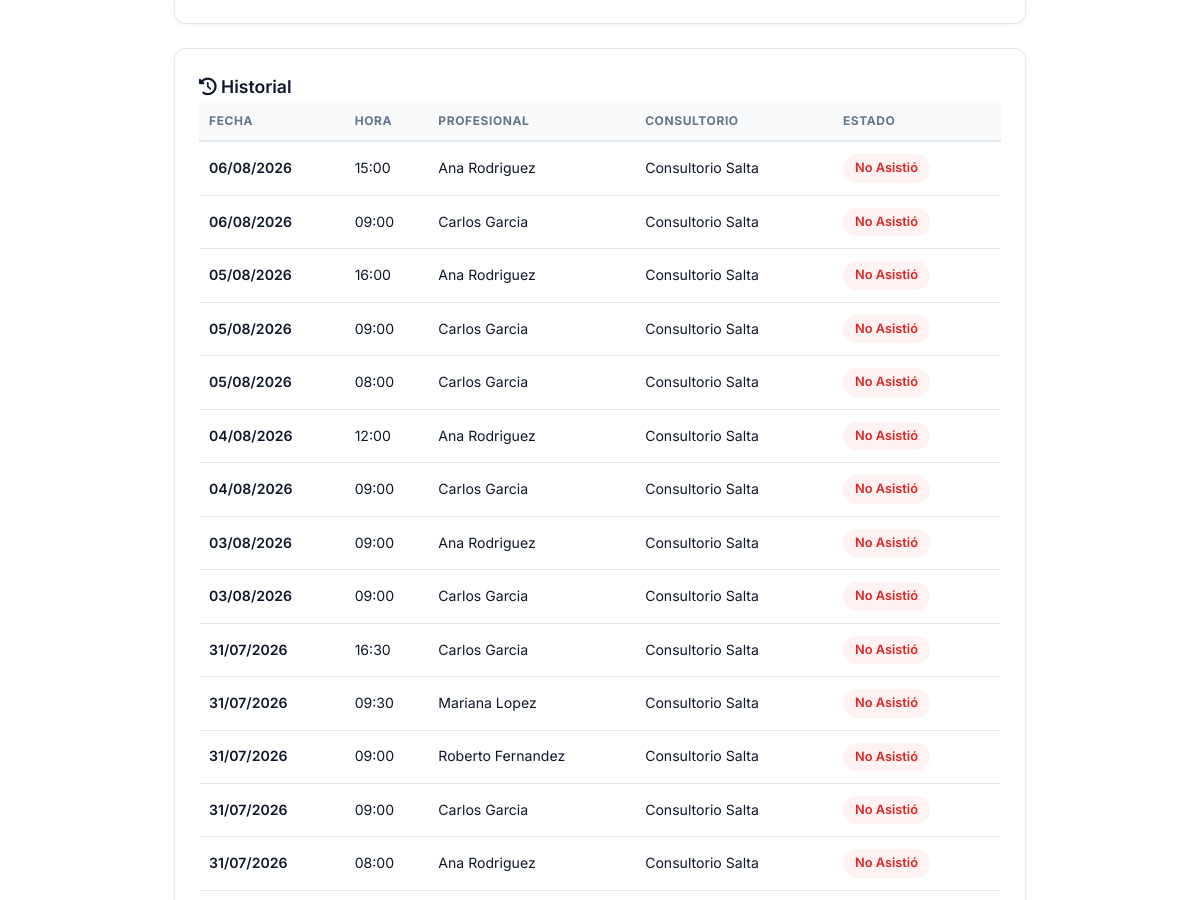
The app's page /paciente/mis-turnos/ (signed in, middle part), older data.
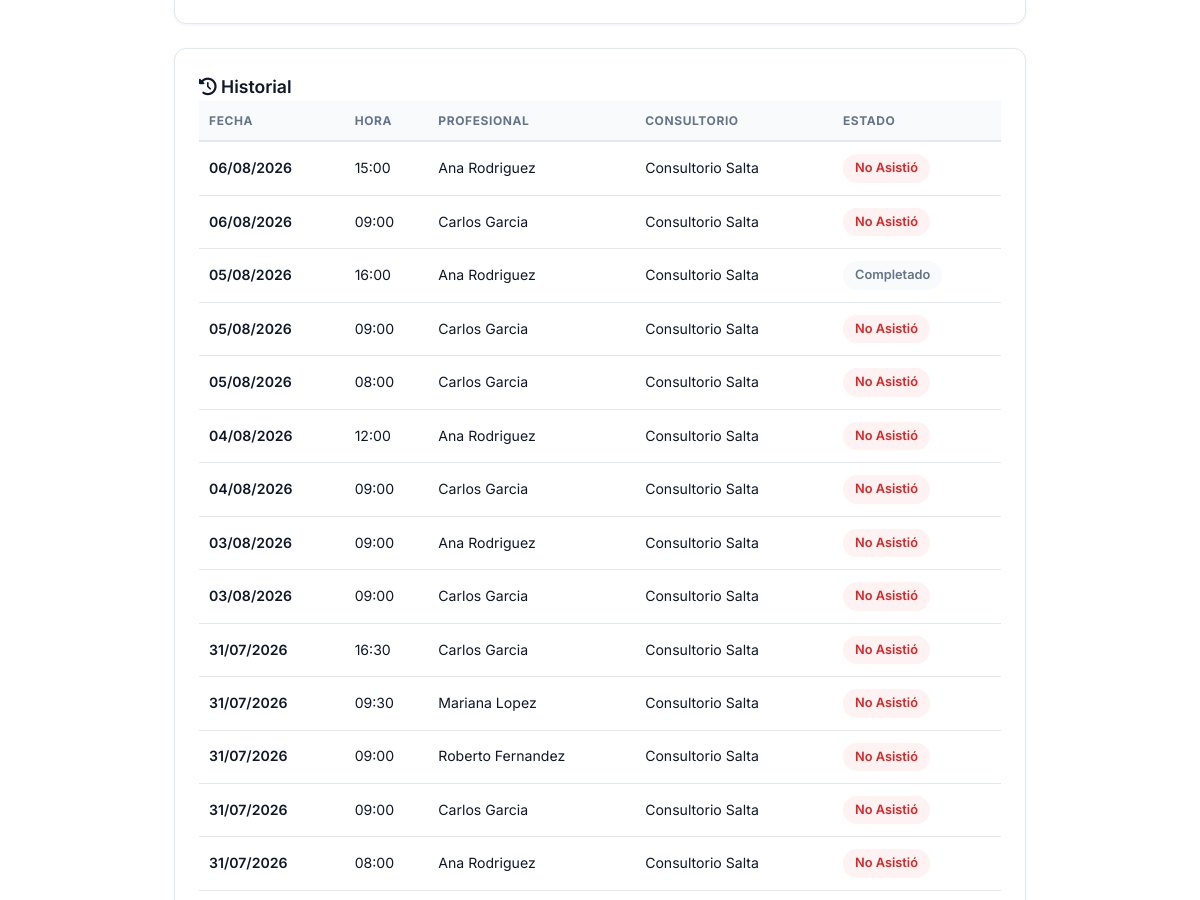
The same page, newer data.
### turnos_profesionales/models.py (models this page shows, shortened)
class TurnoProfesional(ModeloBase):
    ESTADOS = [
        ('pendiente', 'Pendiente'),
        ('confirmado', 'Confirmado'),
        ('cancelado', 'Cancelado'),
        ('no_asistio', 'No Asistió'),
        ('completado', 'Completado'),
        ('en_sala', 'En Sala de Espera'),
    ]
    profesional = models.ForeignKey(
        'profesionales.Profesional',
        on_delete=models.CASCADE,
        verbose_name='Profesional'
    )
    paciente = models.ForeignKey(
        'pacientes.Paciente',
        on_delete=models.CASCADE,
        verbose_name='Paciente'
    )
    fecha = models.DateField(verbose_name='Fecha')
    hora_inicio = models.TimeField(verbose_name='Hora de Inicio')
    hora_fin = models.TimeField(verbose_name='Hora de Fin')
    estado = models.CharField(
        max_length=20,
        choices=ESTADOS,
        default='pendiente',
        verbose_name='Estado'
    )
    archivo = models.FileField(
    upload_to='turnos/archivos/',
    null=True,
    blank=True,
    verbose_name='Archivo adjunto'
)
    tipo_consulta = models.CharField(
        max_length=100,
        blank=True,
        verbose_name='Tipo de Consulta'
    )
    notas_internas = models.TextField(
        blank=True,
        verbose_name='Notas Internas'
    )
    obra_social = models.ForeignKey(
        'obras_sociales.ObraSocial',
        on_delete=models.SET_NULL,
        null=True,
        blank=True,
        verbose_name='Obra Social'
    )
    requiere_autorizacion = models.BooleanField(
        default=False,
        verbose_name='Requiere Autorización'
    )
    enviar_recordatorio = models.BooleanField(
        default=True,
        verbose_name='Enviar Recordatorio'
    )
    establecimiento = models.ForeignKey(
    'establecimientos.Establecimiento',
    on_delete=models.SET_NULL,
    null=True,
    blank=True,
    verbose_name='Consultorio'
)
    es_sobreturno = models.BooleanField(
    default=False,
    verbose_name='Sobreturno'
)
    monto_total = models.DecimalField(max_digits=10, decimal_places=2, null=True, blank=True, verbose_name='Monto Total')
    monto_os = models.DecimalField(max_digits=10, decimal_places=2, null=True, blank=True, verbose_name='Cubre OS')
    monto_coseguro = models.DecimalField(
        max_digits=10,
        decimal_places=2,
        null=True,
        blank=True,
        verbose_name='Coseguro cobrado'
    )
    os_cobrado = models.BooleanField(default=False, verbose_name='¿Cobrado a la OS?')
    fecha_cobro_os = models.DateField(null=True, blank=True, verbose_name='Fecha de cobro a OS')
    no_asistio_automatico = models.BooleanField(default=False, verbose_name="No asistió por sistema")
    sesion_descontada = models.BooleanField(default=False, verbose_name="Sesión descontada")
    google_event_id = models.CharField(max_length=200, blank=True, null=True, verbose_name='ID Evento Google')
    class Meta:
        verbose_name = 'Turno Profesional'
        verbose_name_plural = 'Turnos Profesionales'
        ordering = ['fecha', 'hora_inicio']
    def save(self, *args, **kwargs):
        if not self.es_sobreturno and self.fecha and self.hora_inicio and self.hora_fin:
            agenda = Agenda.objects.filter(
                profesional=self.profesional,
                activo=True,
                fecha_inicio__lte=self.fecha,
            ).filter(
                Q(fecha_fin__isnull=True) | Q(fecha_fin__gte=self.fecha)
            ).first()
            if not agenda:
                self.es_sobreturno = True
            else:
                horario = HorarioAtencion.objects.filter(
                    agenda=agenda,
                    dia=self.fecha.weekday()
                ).first()
                if not horario:
                    self.es_sobreturno = True
                else:
                    duracion = horario.duracion_turno
                    hora_actual = horario.hora_inicio
                    coincide = False
                    while hora_actual < horario.hora_fin:
                        hora_fin_slot = (datetime.combine(self.fecha, hora_actual) + timedelta(minutes=duracion)).time()
                        if self.hora_inicio == hora_actual and self.hora_fin == hora_fin_slot:
                            coincide = True
                            break
                        hora_actual = hora_fin_slot
                    if not coincide:
                        self.es_sobreturno = True
        super().save(*args, **kwargs)

### profesionales/models.py (models this page shows, shortened)
class Profesional(Persona):
    ESPECIALIDADES = [
        ('odontologia', 'Odontología'),
        ('kinesiologia', 'Kinesiología'),
        ('psicologia', 'Psicología'),
        ('nutricion', 'Nutrición'),
        ('cardiologia', 'Cardiología'),
        ('medicina_general', 'Medicina General'),
        ('dermatologia', 'Dermatología'),
        ('estetica', 'Estética'),
        ('pediatria', 'Pediatría'),
        ('traumatologia', 'Traumatología'),
        ('veterinaria', 'Veterinaria'),
        ('fonoaudiologia', 'Fonoaudiologia'),
        ('laboratorio', 'Laboratorio'),
        ('otro', 'Otro'),
    ]
    usuario = models.OneToOneField(
        'usuarios.Usuario',
        on_delete=models.CASCADE,
        verbose_name='Usuario'
    )
    especialidad = models.CharField(
        max_length=50,
        choices=ESPECIALIDADES,
        verbose_name='Especialidad'
    )
    matricula = models.CharField(
        max_length=50,
        blank=True,
        verbose_name='Matrícula Profesional'
    )
    color_calendario = models.CharField(
        max_length=7,
        default='#4A90D9',
        verbose_name='Color en Calendario'
    )
    acepta_obra_social = models.BooleanField(
        default=False,
        verbose_name='Acepta Obra Social'
    )
    descripcion = models.TextField(
        blank=True,
        verbose_name='Descripción Profesional'
    )
    foto = models.ImageField(
    upload_to='profesionales/',
    blank=True,
    null=True,
    verbose_name='Foto de Perfil'
    )
    establecimientos = models.ManyToManyField(
    'establecimientos.Establecimiento',
    blank=True,
    related_name='profesionales',
    verbose_name='Consultorios donde atiende'
    )
    frase_destacada = models.CharField(max_length=200, blank=True, verbose_name='Frase destacada')
    precio_particular = models.DecimalField(max_digits=10, decimal_places=2, null=True, blank=True, verbose_name='Precio consulta particular')
    obras_sociales_texto = models.TextField(blank=True, verbose_name='Obras sociales (texto libre)')
    servicios_texto = models.TextField(blank=True, verbose_name='Servicios / Especializaciones')
    servicios_destacados = models.TextField(blank=True, verbose_name='Servicios destacados')
    especializaciones = models.TextField(blank=True, verbose_name='Especializaciones')
    atiende_por_orden = models.BooleanField(
    default=False,
    verbose_name='Atiende por orden de llegada'
)
    obras_sociales = models.ManyToManyField(
        'obras_sociales.ObraSocial',
        blank=True,
        related_name='profesionales',
        verbose_name='Obras Sociales'
    )
    planes = models.ManyToManyField(
        'obras_sociales.Plan',
        blank=True,
        verbose_name='Planes'
    )
    class Meta:
        verbose_name = 'Profesional'
        verbose_name_plural = 'Profesionales'
        ordering = ['apellido', 'nombre']

### establecimientos/models.py (models this page shows, shortened)
class Establecimiento(ModeloBase):
    nombre = models.CharField(max_length=200, verbose_name='Nombre')
    direccion = models.CharField(max_length=200, verbose_name='Dirección')
    telefono = models.CharField(max_length=20, verbose_name='Teléfono')
    email = models.EmailField(verbose_name='Email')
    cuit = models.CharField(max_length=13, verbose_name='CUIT')
    logo = models.ImageField(upload_to='logos/', blank=True, verbose_name='Logo')
    class Meta:
        verbose_name = 'Establecimiento'
        verbose_name_plural = 'Establecimientos'

### pacientes/views_portal.py (the view)
@login_required
def mis_turnos(request):
    if request.user.rol != 'paciente':
        return redirect('home')
    paciente = get_object_or_404(Paciente, usuario=request.user)
    hoy = date.today()
    ahora = datetime.now()
    cliente_slug = request.session.get('cliente_slug')
    cliente = None
    if cliente_slug:
        try:
            cliente = ClienteSaaS.objects.get(slug=cliente_slug, activo=True)
        except ClienteSaaS.DoesNotExist:
            pass
    turnos_qs = TurnoProfesional.objects.filter(paciente=paciente)
    if cliente:
        if cliente.tipo == 'consultorio':
            turnos_qs = turnos_qs.filter(establecimiento=cliente.establecimiento)
        else:
            turnos_qs = turnos_qs.filter(profesional=cliente.profesional)
    turnos_pendientes_pasados = turnos_qs.filter(
        estado='pendiente',
        fecha__lt=hoy
    )
    for turno in turnos_pendientes_pasados:
        turno.estado = 'no_asistio'
        turno.no_asistio_automatico = True
        if not turno.sesion_descontada:
            os_paciente = PacienteObraSocial.objects.filter(
                paciente=turno.paciente,
                activa=True,
                profesional=turno.profesional,
                sesiones_restantes__gt=0,
            ).first()
            if os_paciente:
                os_paciente.sesiones_restantes -= 1
                os_paciente.save()
                turno.sesion_descontada = True
        turno.save()
    turnos_confirmados_pasados = turnos_qs.filter(
        estado='confirmado',
        fecha__lt=hoy
    )
    turnos_confirmados_hoy = turnos_qs.filter(
        estado='confirmado',
        fecha=hoy,
        hora_inicio__lt=ahora.time()
    )
    turnos_a_completar = turnos_confirmados_pasados | turnos_confirmados_hoy
    for turno in turnos_a_completar:
        turno.estado = 'completado'
        if not turno.sesion_descontada:
            os_paciente = PacienteObraSocial.objects.filter(
                paciente=turno.paciente,
                activa=True,
                profesional=turno.profesional,
                sesiones_restantes__gt=0,
            ).first()
            if os_paciente:
                os_paciente.sesiones_restantes -= 1
                os_paciente.save()
                turno.sesion_descontada = True
        turno.save()
    turnos_qs = TurnoProfesional.objects.filter(paciente=paciente)
    if cliente:
        if cliente.tipo == 'consultorio':
            turnos_qs = turnos_qs.filter(establecimiento=cliente.establecimiento)
        else:
            turnos_qs = turnos_qs.filter(profesional=cliente.profesional)
    proximos = turnos_qs.filter(fecha__gte=hoy).order_by('fecha', 'hora_inicio')
    pasados = turnos_qs.filter(fecha__lt=hoy).order_by('-fecha', '-hora_inicio')
    return render(request, 'pacientes/portal/mis_turnos.html', {
        'paciente': paciente,
        'proximos': proximos,
        'pasados': pasados,
        'hoy': hoy,
    })

### core_app/models.py (called while the page is built)
    @property
    def nombre_completo(self):
        return f"{self.nombre} {self.apellido}"

### pacientes/templates/pacientes/portal/mis_turnos.html (shortened to what this page needs)
{% extends 'core_app/base.html' %}
{% load static %}
{% block extra_css %}
    <link rel="stylesheet" href="{% static 'css/pages/portal_paciente.css' %}">
{% endblock %}
{% block content %}
<div class="portal-paciente-page">
<div class="portal-paciente-container">
    {% if proximos or pasados %}
        {% if proximos %}
        <div class="portal-card">
        </div>
        {% endif %}
        {% if pasados %}
        <div class="portal-card" style="margin-top: 24px;">
            <h3 class="card-title" style="margin-top: 0;"><i class="fas fa-history"></i> Historial</h3>
            <div class="table-container">
                <table class="portal-tabla">
                    <thead>
                        <tr>
                            <th>Fecha</th>
                            <th>Hora</th>
                            <th>Profesional</th>
                            <th>Consultorio</th>
                            <th>Estado</th>
                        </tr>
                    </thead>
                    <tbody>
                        {% for turno in pasados %}
                        <tr>
                            <td class="fecha-col">{{ turno.fecha|date:"d/m/Y" }}</td>
                            <td class="hora-col">{{ turno.hora_inicio|time:"H:i" }}</td>
                            <td>{{ turno.profesional.nombre_completo }}</td>
                            <td>{{ turno.establecimiento.nombre|default:"—" }}</td>
                            <td>
                                <span class="turno-estado
                                    {% if turno.estado == 'confirmado' %}confirmado
                                    {% elif turno.estado == 'pendiente' %}pendiente
                                    {% elif turno.estado == 'completado' %}completado
                                    {% elif turno.estado == 'cancelado' %}cancelado
                                    {% elif turno.estado == 'no_asistio' %}no-asistio
                                    {% endif %}">
                                    {{ turno.get_estado_display }}
                                </span>
                            </td>
                        </tr>
                        {% endfor %}
                    </tbody>
                </table>
            </div>
        </div>
        {% endif %}
    {% endif %}
</div>
</div>
{% endblock %}

Row changes from the older to the newer data that the page shows:
changed TurnoProfesional: estado "No Asistió" → "Completado"
